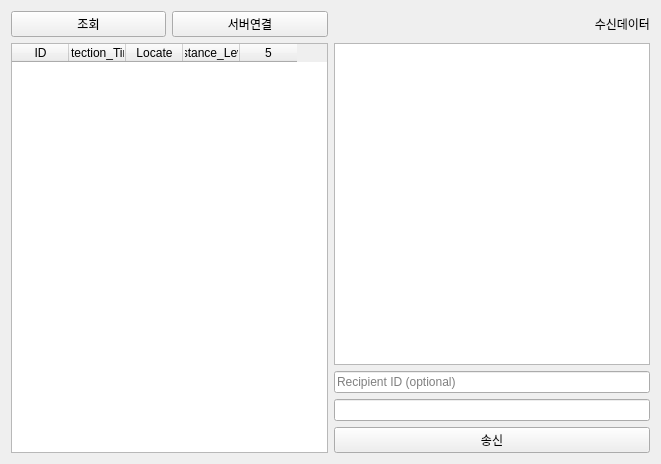
<?xml version="1.0" encoding="UTF-8"?>
<ui version="4.0">
 <class>pTabWidget</class>
 <widget class="QWidget" name="pTabWidget">
  <property name="geometry">
   <rect>
    <x>0</x>
    <y>0</y>
    <width>661</width>
    <height>464</height>
   </rect>
  </property>
  <property name="windowTitle">
   <string>Form</string>
  </property>
  <layout class="QVBoxLayout" name="verticalLayout">
   <item>
    <layout class="QHBoxLayout" name="horizontalLayout">
     <item>
      <widget class="QPushButton" name="pPBQuery">
       <property name="text">
        <string>조회</string>
       </property>
      </widget>
     </item>
     <item>
      <widget class="QPushButton" name="pPBServerConnect">
       <property name="text">
        <string>서버연결</string>
       </property>
       <property name="checkable">
        <bool>true</bool>
       </property>
      </widget>
     </item>
     <item>
      <widget class="QWidget" name="widget" native="true"/>
     </item>
     <item>
      <widget class="QLabel" name="DBchart">
       <property name="text">
        <string>수신데이터</string>
       </property>
       <property name="alignment">
        <set>Qt::AlignmentFlag::AlignRight|Qt::AlignmentFlag::AlignTrailing|Qt::AlignmentFlag::AlignVCenter</set>
       </property>
      </widget>
     </item>
    </layout>
   </item>
   <item>
    <layout class="QHBoxLayout" name="horizontalLayout_2" stretch="5,5">
     <item>
      <widget class="QTableWidget" name="pDBTable">
       <property name="rowCount">
        <number>0</number>
       </property>
       <property name="columnCount">
        <number>5</number>
       </property>
       <attribute name="horizontalHeaderDefaultSectionSize">
        <number>57</number>
       </attribute>
       <column>
        <property name="text">
         <string>ID</string>
        </property>
       </column>
       <column>
        <property name="text">
         <string>Detection_Time</string>
        </property>
       </column>
       <column>
        <property name="text">
         <string>Locate</string>
        </property>
       </column>
       <column>
        <property name="text">
         <string>Distance_Level</string>
        </property>
       </column>
       <column/>
      </widget>
     </item>
     <item>
      <layout class="QVBoxLayout" name="verticalLayout_2" stretch="1,0,0,0">
       <item>
        <layout class="QHBoxLayout" name="horizontalLayout_3" stretch="0">
         <item>
          <widget class="QTextEdit" name="pTErecvdata"/>
         </item>
        </layout>
       </item>
       <item>
        <widget class="QLineEdit" name="pLErecvid">
         <property name="placeholderText">
          <string>Recipient ID (optional)</string>
         </property>
        </widget>
       </item>
       <item>
        <widget class="QLineEdit" name="pLEsendData"/>
       </item>
       <item>
        <widget class="QPushButton" name="pPBSend">
         <property name="text">
          <string>송신</string>
         </property>
        </widget>
       </item>
      </layout>
     </item>
    </layout>
   </item>
  </layout>
 </widget>
 <resources/>
 <connections/>
</ui>
